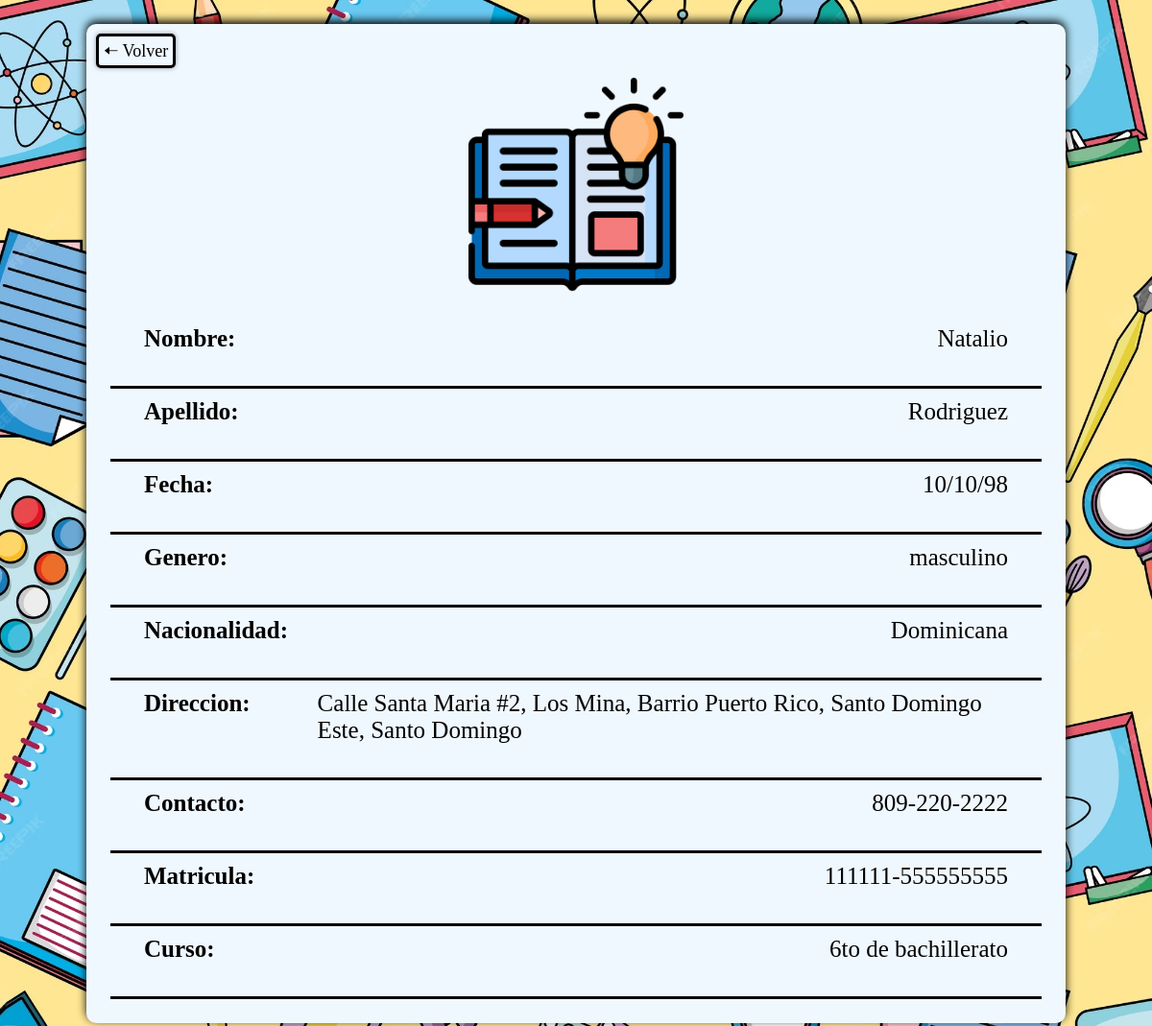
The app's page /ver/16 with its own data.
### base/models.py (models this page shows, shortened)
class Registro(models.Model):
    OPCIONES_GENERO = [
        ('masculino', 'Masculino'),
        ('femenino', 'Femenino'),
    ]
    OPCIONES_NACIONALIDAD = [
        ('Dominicana', 'Dominicana'),
        ('Haitiana', 'Haitiana'),
        ('Venezolana', 'Venezolana'),
        ('Colombiana', 'Colombiana'),
        ('Peruana', 'Peruana'),
    ]
    OPCIONES_CURSO = [
        ('1ro de bachillerato', '1ro de bachillerato'),
        ('2do de bachillerato', '2do de bachillerato'),
        ('3ro de bachillerato', '3ro de bachillerato'),
        ('4to de bachillerato', '4to de bachillerato'),
        ('5to de bachillerato', '5to de bachillerato'),
        ('6to de bachillerato', '6to de bachillerato'),
    ]
    nombre = models.CharField(max_length=100, null=True, blank=True)
    apellido = models.CharField(max_length=100, null=True, blank=True)
    fecha = models.CharField(max_length=100, null=True, blank=True)
    genero = models.CharField(max_length=15, choices=OPCIONES_GENERO, null=True, blank=True)
    nacionalidad = models.CharField(max_length=100, choices=OPCIONES_NACIONALIDAD, default="Dominicana", null=True, blank=True)
    direccion = models.CharField(max_length=100, null=True, blank=True)
    contacto = models.CharField(max_length=15, null=True, blank=True)
    matricula = models.CharField(max_length=50, null=True, blank=True)
    curso = models.CharField(max_length=50, choices=OPCIONES_CURSO, null=True, blank=True)

### base/views.py (the view)
# urls.py: path('ver/<int:pk>', Ver.as_view(), name="ver"),
class Ver(DetailView):
    model = Registro
    template_name = "base/ver.html"
    context_object_name = "registro"

### base/templates/base/ver.html (shortened to what this page needs)
{% extends "base/basico.html" %}
{% block contenido %}
{% load static %}
<!DOCTYPE html>
<head>
</head>
<body>
    <div class="cuerpo">
        <a href="{% url 'inicio' %}" class="volver">&#x1F820; Volver</a>
        <div class="contenedor_imagen">
            <img src="{% static 'base/img/libro-abierto-512.png' %}" alt="icono" class="imagen">
        </div>
        <div class="lista_completa">
            <div class="contenido_ver">
                <h2 class="negrita">Nombre:</h2>
                <h2>{{registro.nombre}}</h2>
            </div>
            <div class="contenido_ver">
                <h2 class="negrita">Apellido:</h2>
                <h2>{{registro.apellido}}</h2>
            </div>
            <div class="contenido_ver">
                <h2 class="negrita">Fecha:</h2>
                <h2>{{registro.fecha}}</h2>
            </div>
            <div class="contenido_ver">
                <h2 class="negrita">Genero:</h2>
                <h2>{{registro.genero}}</h2>
            </div>
            <div class="contenido_ver">
                <h2 class="negrita">Nacionalidad:</h2>
                <h2>{{registro.nacionalidad}}</h2>
            </div>
            <div class="contenido_ver">
                <h2 class="negrita">Direccion:</h2>
                <h2>{{registro.direccion}}</h2>
            </div>
            <div class="contenido_ver">
                <h2 class="negrita">Contacto:</h2>
                <h2>{{registro.contacto}}</h2>
            </div>
            <div class="contenido_ver">
                <h2 class="negrita">Matricula:</h2>
                <h2>{{registro.matricula}}</h2>
            </div>
            <div class="contenido_ver">
                <h2 class="negrita">Curso:</h2>
                <h2>{{registro.curso}}</h2>
            </div>
        </div>
    </div>
</body>
</html>
{% endblock %}

### base/static/base/estilo1.css (style rules this page uses)
.cuerpo { background-color: aliceblue; margin: 25px auto; width: 85%; box-shadow: 0px -3px 10px rgba(0, 0, 0, 1); border-radius: 10px; }
.lista_completa { padding: 0px 25px 25px; }
.lista_completa h2 { padding: 0px 25px 25px; }
.contenedor_imagen { display: flex; align-items: center; justify-content: center; }
.imagen { background-color: aliceblue; width: 22%; margin: 25px; }
h2 { font-weight: normal; font-size: 25px; margin: 10px; }
.negrita { font-weight: bold; }
.contenido_ver { display: flex; justify-content: space-between; border-bottom: 3px solid; }
.volver { text-decoration: none; color: black; position: relative; top: 15px; left: 10px; border: black solid 3px; border-radius: 5px; font-size: 18px; padding: 5px; box-shadow: 0px 0px 5px rgba(0, 0, 0, 0.4); }

### records on screen
Registro: nombre "Natalio", apellido "Rodriguez", fecha "10/10/98", genero "masculino", nacionalidad "Dominicana", direccion "Calle Santa Maria #2, Los Mina, Barrio Puerto Rico, Santo Domingo Este, Santo Domingo", contacto "809-220-2222", matricula "111111-555555555", curso "6to de bachillerato"
